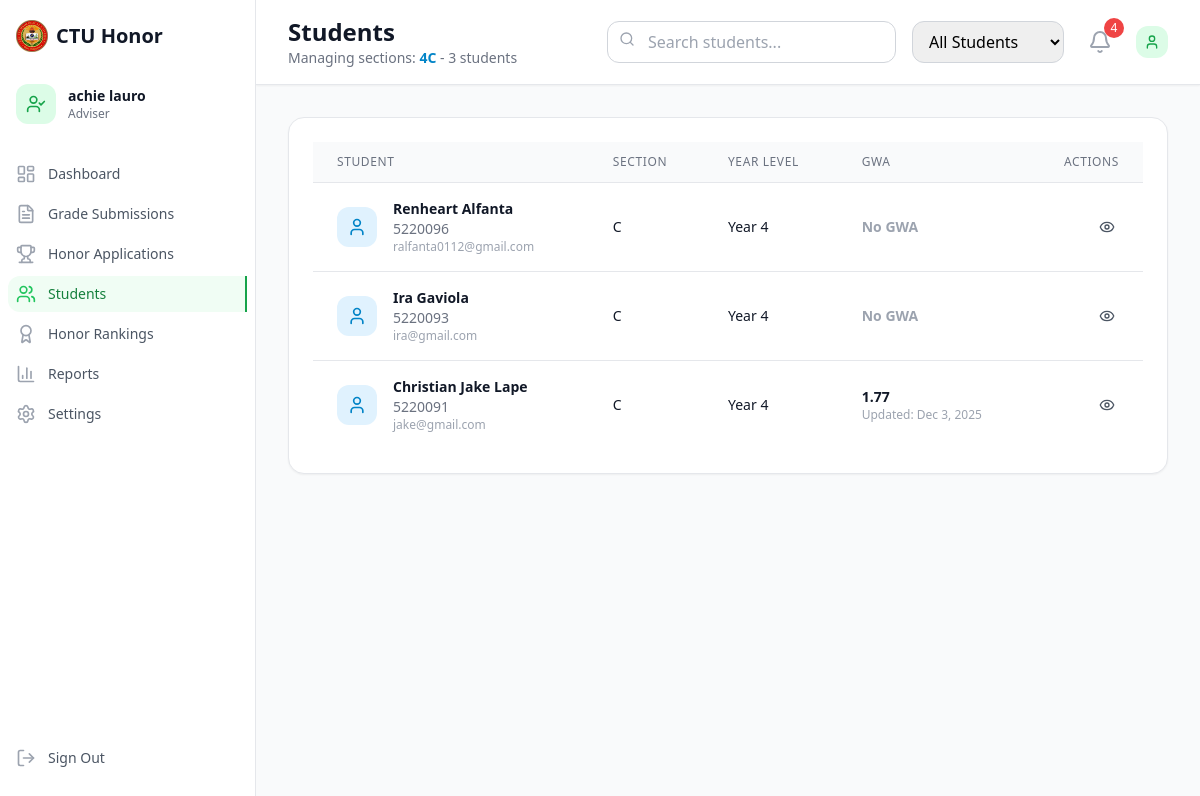
Screenshot of /adviser/students.php (signed in) with the database file from the repository.
### tables this page shows
CREATE TABLE `users` (
  `id` int NOT NULL COMMENT 'Unique user identifier',
  `student_id` varchar(255) DEFAULT NULL,
  `email` varchar(100) NOT NULL COMMENT 'User email address (login credential)',
  `password` varchar(255) NOT NULL COMMENT 'Hashed password using password_hash()',
  `first_name` varchar(50) NOT NULL COMMENT 'User first name',
  `last_name` varchar(50) NOT NULL COMMENT 'User last name',
  `middle_name` varchar(50) DEFAULT NULL COMMENT 'User middle name (optional)',
  `role` enum('student','adviser','chairperson') NOT NULL DEFAULT 'student',
  `department` varchar(100) DEFAULT NULL COMMENT 'Academic department (e.g., Computer Science)',
  `college` varchar(100) DEFAULT NULL COMMENT 'College (e.g., College of Technology)',
  `course` varchar(150) DEFAULT NULL COMMENT 'Course/Program',
  `major` varchar(100) DEFAULT NULL COMMENT 'Major/Specialization',
  `year_level` int DEFAULT NULL COMMENT 'Student year level (1-4, null for non-students)',
  `section` varchar(100) DEFAULT NULL COMMENT 'Student/Adviser sections (JSON array or single value)',
  `contact_number` varchar(15) DEFAULT NULL COMMENT 'Phone/mobile number',
  `address` text COMMENT 'Complete address',
  `status` enum('active','inactive','suspended') DEFAULT 'active' COMMENT 'Account status',
  `email_verified` tinyint(1) DEFAULT '0' COMMENT 'Email verification status',
  `last_login` timestamp NULL DEFAULT NULL COMMENT 'Last login timestamp',
  `created_at` timestamp NULL DEFAULT CURRENT_TIMESTAMP COMMENT 'Account creation date',
  `updated_at` timestamp NULL DEFAULT CURRENT_TIMESTAMP ON UPDATE CURRENT_TIMESTAMP COMMENT 'Last update date',
  `program_id` int DEFAULT NULL
);

### adviser/students.php (the view, shortened to what the rows shown need)
<?php
require_once '../config/config.php';
$database = new Database();
$db = $database->getConnection();
$adviser_id = $_SESSION['user_id'];
$department = $_SESSION['department'];
$query = "SELECT section, year_level FROM users WHERE id = :adviser_id";
$stmt = $db->prepare($query);
$stmt->bindParam(':adviser_id', $adviser_id);
$stmt->execute();
$adviser_info = $stmt->fetch(PDO::FETCH_ASSOC);
$adviser_sections = [];
if (!empty($adviser_info['section'])) {
    $sections_data = json_decode($adviser_info['section'], true);
    $adviser_sections = $sections_data;
}
$adviser_year_level = $adviser_info['year_level'] ?? null;
if (!empty($adviser_sections)) {
    $section_conditions = [];
    $params = [$department];
    foreach ($adviser_sections as $assigned_section) {
        $section_conditions[] = "u.section = ?";
        $params[] = $assigned_section;
        if (strpos($assigned_section, '-') !== false) {
            $parts = explode('-', $assigned_section);
            foreach ($parts as $part) {
                $section_conditions[] = "u.section = ?";
                $params[] = trim($part);
            }
        }
        $section_conditions[] = "u.section LIKE ?";
        $params[] = '%' . $assigned_section . '%';
    }
    $section_where = '(' . implode(' OR ', $section_conditions) . ')';
    $query = "SELECT DISTINCT u.*,
                     -- Calculate overall GWA from all grades across all semesters
                     (SELECT
                         CASE WHEN SUM(g.units) > 0 THEN
                             SUM(g.units * g.grade) / SUM(g.units)
                         ELSE NULL END
                      FROM grades g
                      JOIN grade_submissions gs ON g.submission_id = gs.id
                      WHERE gs.user_id = u.id
                      AND g.grade > 0.00
                      AND NOT (UPPER(g.subject_name) LIKE '%NSTP%' OR UPPER(g.subject_name) LIKE '%NATIONAL SERVICE TRAINING%')
                     ) as gwa,
                     -- Get most recent calculation date
                     (SELECT calculated_at FROM gwa_calculations WHERE user_id = u.id ORDER BY calculated_at DESC LIMIT 1) as calculated_at,
                     (SELECT COUNT(*) FROM grade_submissions gs WHERE gs.user_id = u.id) as submission_count,
                     (SELECT COUNT(*) FROM honor_applications ha WHERE ha.user_id = u.id) as application_count
              FROM users u
              WHERE u.role = 'student' AND u.department = ? AND $section_where AND u.status = 'active'
              ORDER BY u.last_name, u.first_name";
    $stmt = $db->prepare($query);
    $stmt->execute($params);
    $students = $stmt->fetchAll(PDO::FETCH_ASSOC);
} else {
    $students = [];
}
?>
<!DOCTYPE html>
<html lang="en">
<head>
    <script src="https://cdn.tailwindcss.com"></script>
</head>
<body class="bg-gray-50">
    <div class="flex h-screen">
        <div class="flex flex-col flex-1 overflow-hidden">
            <header class="bg-white shadow-sm border-b border-gray-200">
                <div class="flex items-center justify-between px-4 py-4 sm:px-6 lg:px-8">
                    <div class="flex items-center">
                        <div class="ml-4 md:ml-0">
                            <h1 class="text-2xl font-bold text-gray-900">Students</h1>
                            <?php if (!empty($adviser_sections)): ?>
                                <p class="text-sm text-gray-500">
                                    Managing sections:
                                    <?php foreach ($adviser_sections as $index => $section): ?>
                                        <span class="font-semibold text-primary-600"><?php echo htmlspecialchars(formatSectionDisplay($section)); ?></span><?php if ($index < count($adviser_sections) - 1) echo ', '; ?>
                                    <?php endforeach; ?>
                                    <?php echo $adviser_year_level ? ' (Year ' . $adviser_year_level . ')' : ''; ?> -
                                    <?php echo count($students); ?> students
                                </p>
                            <?php endif; ?>
                        </div>
                    </div>
                </div>
            </header>
            <main class="flex-1 overflow-y-auto">
                <div class="p-4 sm:p-6 lg:p-8">
                    <div class="bg-white rounded-2xl shadow-sm border border-gray-200">
                        <div class="p-6">
                            <?php if (empty($students)): ?>
                                <div class="text-center py-12">
                                    <i data-lucide="users" class="w-16 h-16 text-gray-300 mx-auto mb-4"></i>
                                    <h4 class="text-xl font-medium text-gray-900 mb-2">No students found</h4>
                                    <p class="text-gray-500">No students match your current filter or search criteria.</p>
                                </div>
                            <?php else: ?>
                                <div class="overflow-x-auto">
                                    <table class="min-w-full divide-y divide-gray-200">
                                        <thead class="bg-gray-50">
                                            <tr>
                                                <th class="px-6 py-3 text-left text-xs font-medium text-gray-500 uppercase tracking-wider">Student</th>
                                                <th class="px-6 py-3 text-left text-xs font-medium text-gray-500 uppercase tracking-wider">Section</th>
                                                <th class="px-6 py-3 text-left text-xs font-medium text-gray-500 uppercase tracking-wider">Year Level</th>
                                                <th class="px-6 py-3 text-left text-xs font-medium text-gray-500 uppercase tracking-wider">GWA</th>
                                                <th class="px-6 py-3 text-right text-xs font-medium text-gray-500 uppercase tracking-wider">Actions</th>
                                            </tr>
                                        </thead>
                                        <tbody class="bg-white divide-y divide-gray-200">
                                            <?php foreach ($students as $student): ?>
                                                <tr class="hover:bg-gray-50">
                                                    <td class="px-6 py-4 whitespace-nowrap">
                                                        <div class="flex items-center">
                                                            <div class="w-10 h-10 bg-primary-100 rounded-xl flex items-center justify-center">
                                                                <i data-lucide="user" class="w-5 h-5 text-primary-600"></i>
                                                            </div>
                                                            <div class="ml-4">
                                                                <div class="text-sm font-semibold text-gray-900"><?php echo htmlspecialchars($student['first_name'] . ' ' . $student['last_name']); ?></div>
                                                                <div class="text-sm text-gray-500"><?php echo htmlspecialchars($student['student_id']); ?></div>
                                                                <div class="text-xs text-gray-400"><?php echo htmlspecialchars($student['email']); ?></div>
                                                            </div>
                                                        </div>
                                                    </td>
                                                    <td class="px-6 py-4 whitespace-nowrap">
                                                        <div class="text-sm font-medium text-gray-900"><?php echo htmlspecialchars(formatSectionDisplay($student['section'])); ?></div>
                                                    </td>
                                                    <td class="px-6 py-4 whitespace-nowrap">
                                                        <div class="text-sm text-gray-900">Year <?php echo $student['year_level']; ?></div>
                                                    </td>
                                                    <td class="px-6 py-4 whitespace-nowrap">
                                                        <div class="text-sm font-bold <?php echo !empty($student['gwa']) ? ($student['gwa'] <= 1.45 ? 'text-green-600' : ($student['gwa'] <= 1.75 ? 'text-blue-600' : 'text-gray-900')) : 'text-gray-400'; ?>">
                                                            <?php echo !empty($student['gwa']) ? number_format(floor($student['gwa'] * 100) / 100, 2) : 'No GWA'; ?>
                                                        </div>
                                                        <?php if (!empty($student['calculated_at'])): ?>
                                                            <div class="text-xs text-gray-400">
                                                                Updated: <?php echo date('M j, Y', strtotime($student['calculated_at'])); ?>
                                                            </div>
                                                        <?php endif; ?>
                                                    </td>
                                                    <td class="px-6 py-4 whitespace-nowrap text-right text-sm font-medium">
                                                        <div class="flex items-center justify-end space-x-2">
                                                            <button onclick="viewStudentDetails(<?php echo $student['id']; ?>)"
                                                                    class="text-gray-600 hover:text-gray-900 p-1 rounded-lg hover:bg-gray-50 transition-colors"
                                                                    title="View Details">
                                                                <i data-lucide="eye" class="w-4 h-4"></i>
                                                            </button>
                                                        </div>
                                                    </td>
                                                </tr>
                                            <?php endforeach; ?>
                                        </tbody>
                                    </table>
                                </div>
                            <?php endif; ?>
                        </div>
                    </div>
                </div>
            </main>
        </div>
    </div>
</body>
</html>

### rows the page displays
users: section "4C"
users: first_name+last_name "Renheart Alfanta", student "5220096", email "ralfanta0112@gmail.com", section "C", year_level "4", shows "No GWA"
users: first_name+last_name "Ira Gaviola", student "5220093", email "ira@gmail.com", section "C", year_level "4", shows "No GWA"
users: first_name+last_name "Christian Jake Lape", student "5220091", email "jake@gmail.com", section "C", year_level "4", gwa "1.77", calculated_at "Dec 3, 2025"

### other values shown
$_SESSION['first_name'] "achie"
$_SESSION['last_name'] "lauro"
count($students) "3"
$unread_count "4"
